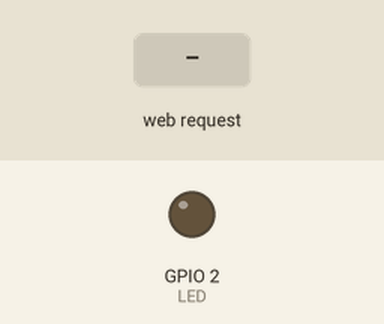
Simulated run of this sketch. Board: ESP8266 (NodeMCU). Shown: output pins drawn as LEDs (lit = HIGH). Inputs (shaded band) come from the test bench. WiFi joins after 1.5 s; servers stay silent unless stated; what the sketch prints to the serial monitor is not drawn.

Above: at 2.7 s.
2.8 s: HTTP request GET /led_set?state=1 received
At 4.0 s:
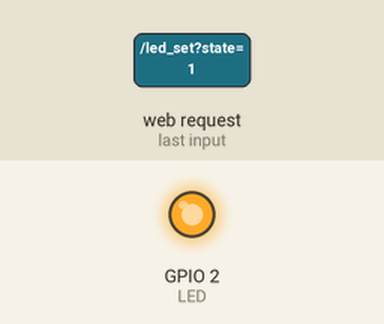
4.3 s: HTTP request GET /led_set received
At 5.3 s:
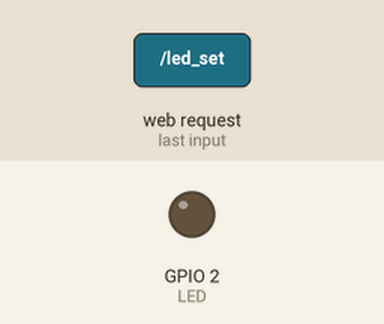
Timing chart, 0 to 7.3 s (numbered marks = the images above; inputs shaded):
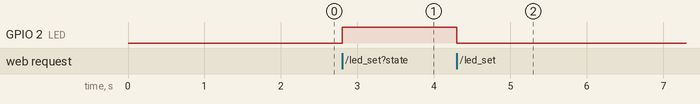

Measured:
- after the input at 2.8 s, GPIO 2 (LED): LOW → HIGH at once
- after the input at 4.3 s, GPIO 2 (LED): HIGH → LOW at once

The sketch:

esp8266-webserver.ino
```cpp
#include <ESP8266WiFi.h>
#include <WiFiClient.h>
#include <ESP8266WebServer.h>
#define LED 2

const char* ssid = "YOUR_SSID";
const char* password = "YOUR_PASSWORD";
ESP8266WebServer server(80);

const char webpage[] PROGMEM = R"=====(
<!DOCTYPE html>
<html>
<meta name="viewport" content="width=device-width, initial-scale=1.0">
<header>
<title>ESP web server</title>
<style type="text/css">
body { font-family: Arial; text-align: center; margin:0px auto; padding-top: 30px;}
      .button {
        padding: 10px 20px;
        font-size: 24px;
        text-align: center;
        outline: none;
        color: #fff;
        background-color: #2f4468;
        border: none;
        border-radius: 5px;
        box-shadow: 0 6px #999;
        margin-bottom: 20px;
        cursor: pointer;
        -webkit-touch-callout: none;
        -webkit-user-select: none;
        -khtml-user-select: none;
        -moz-user-select: none;
        -ms-user-select: none;
        user-select: none;
        -webkit-tap-highlight-color: rgba(0,0,0,0);
      }
      .button:hover {background-color: #1f2e45}
      .button:active {
        background-color: #1f2e45;
        box-shadow: 0 4px #666;
        transform: translateY(2px);
      }
</style>
</header>
<body>
<center>
<div>
<h1>ESP web server</h1>
  <button class="button" onclick="send(1)">ON</button>
  <button class="button" onclick="send(0)">OFF</button><BR>
</div>
 <br>
<div><h2>
  State: <span id="state">NA</span>
</h2>
</div>
<script>
function send(led_sts)
{
  var xhttp = new XMLHttpRequest();
  xhttp.onreadystatechange = function() {
    if (this.readyState == 4 && this.status == 200) {
      document.getElementById("state").innerHTML = this.responseText;
    }
  };
  xhttp.open("GET", "led_set?state="+led_sts, true);
  xhttp.send();
}
</script>
</center>
</body>
</html>
)=====";

void handleRoot() {

  String s = webpage;
  server.send(200, "text/html", s);
}

void led_control() {

  String state = "OFF";
  String act_state = server.arg("state");
  if(act_state == "1") {
    digitalWrite(LED,HIGH); //LED ON
    state = "ON";
  }
  else {
    digitalWrite(LED,LOW); //LED OFF
    state = "OFF";
  }
  server.send(200, "text/plane", state);
}

void setup(void) {

  Serial.begin(115200);
  WiFi.begin(ssid, password);
  Serial.println("");
  pinMode(LED,OUTPUT);

  while (WiFi.status() != WL_CONNECTED) {

    Serial.print("Connecting...");
  }
  Serial.println("");
  Serial.print("Connected to ");
  Serial.println(ssid);
  Serial.print("IP address: ");
  Serial.println(WiFi.localIP());
  server.on("/", handleRoot);
  server.on("/led_set", led_control);
  server.begin();
}

void loop(void) {

  server.handleClient();
}
```
